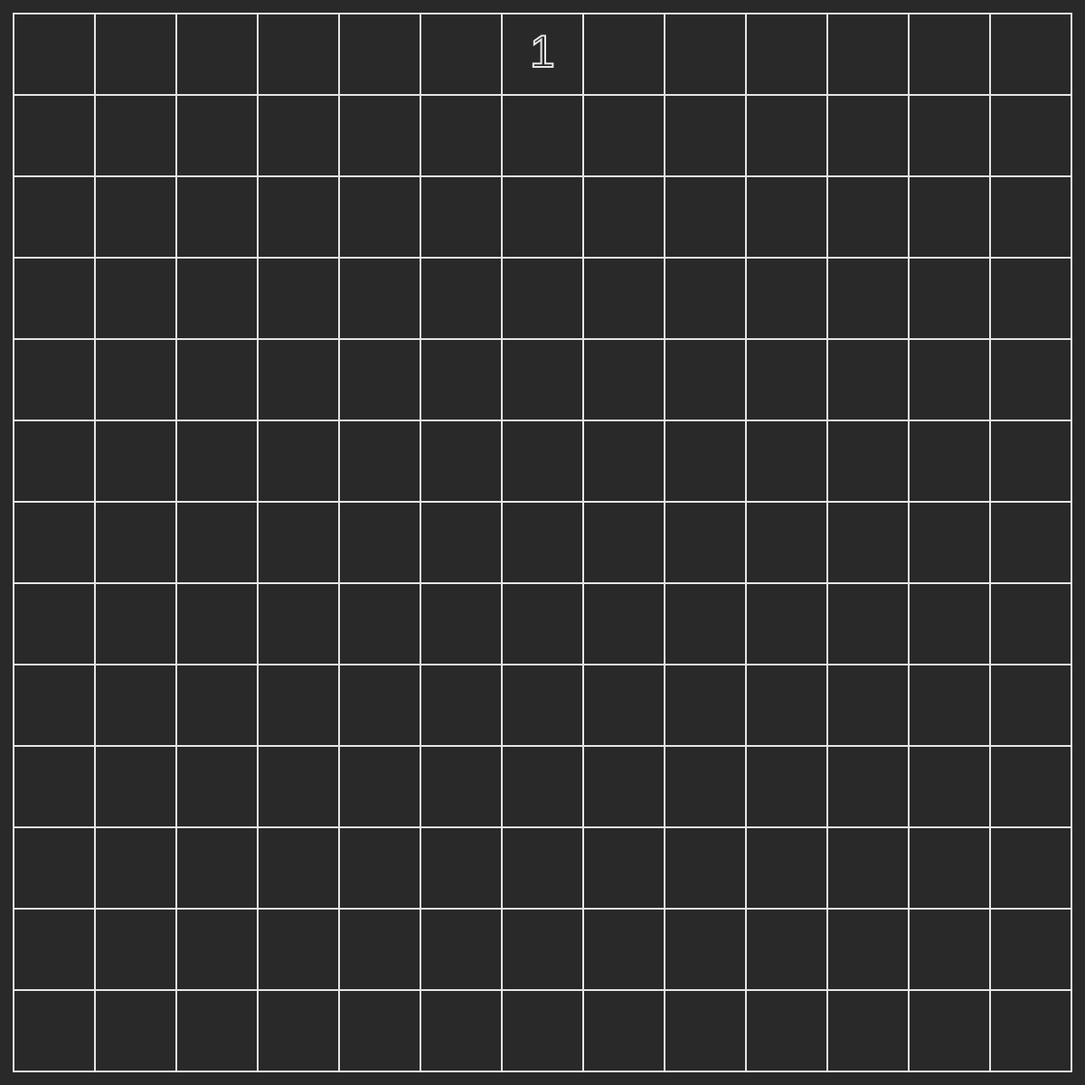
Frame 1 (no input)
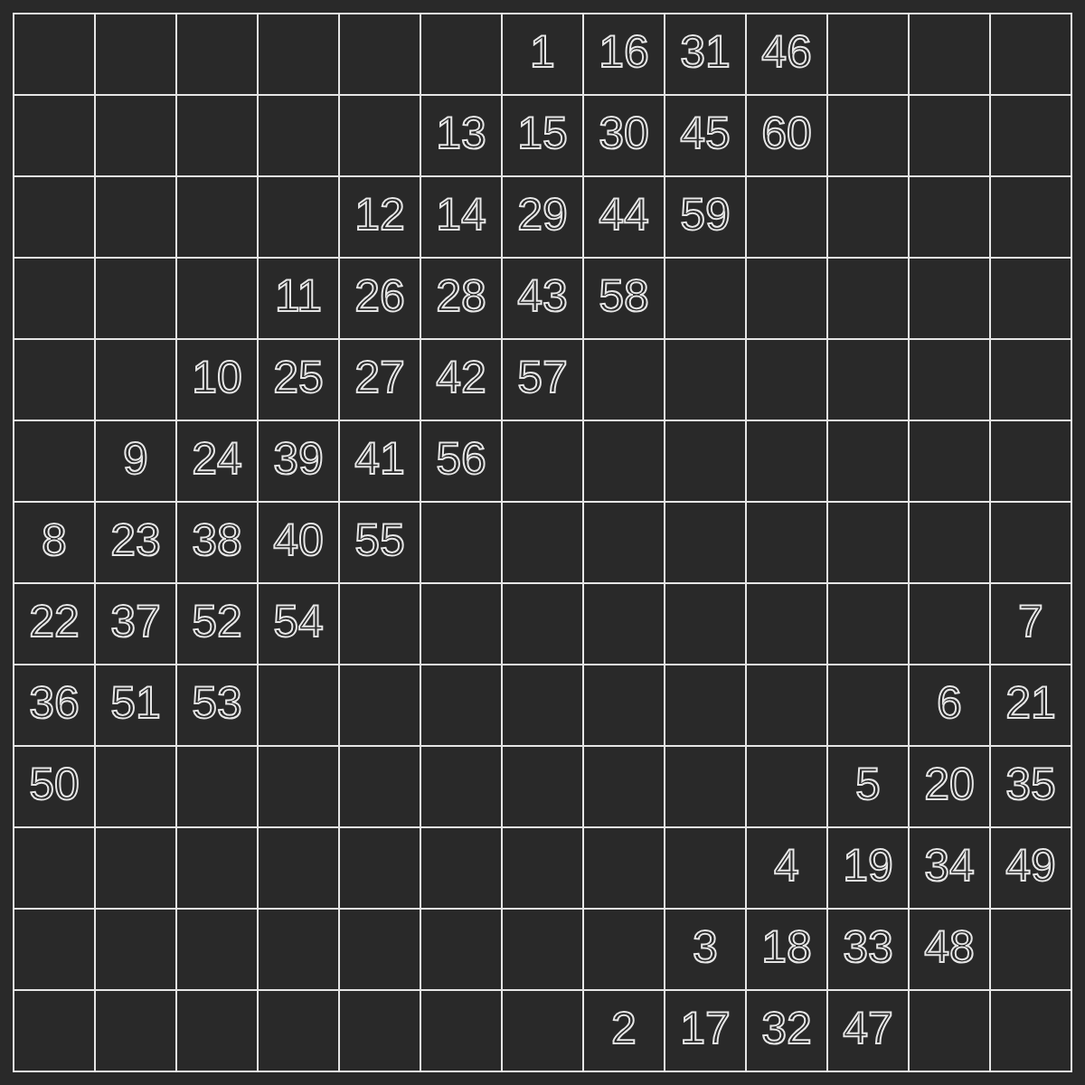
Frame 60 (no input)
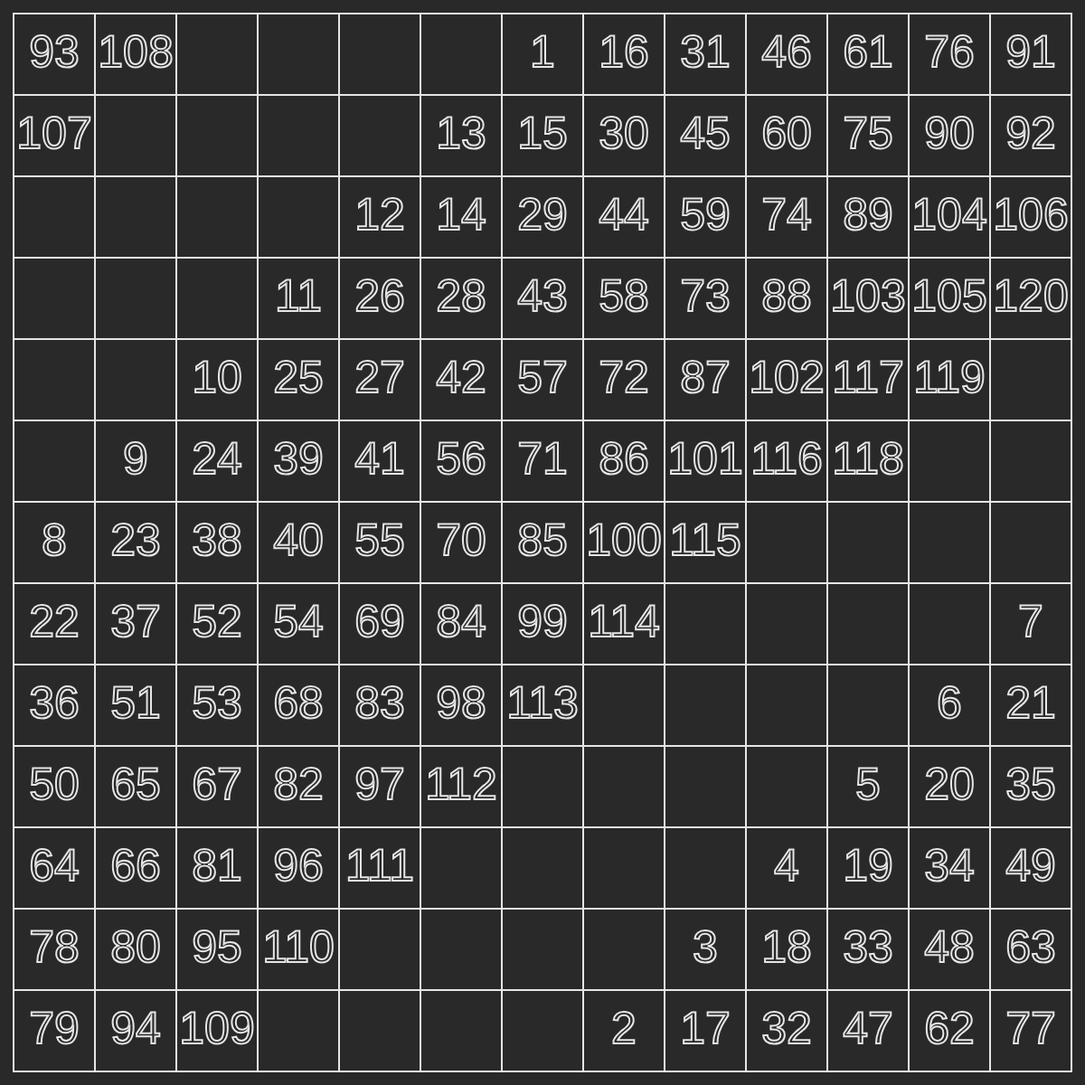
Frame 120 (the mouse pressed at the canvas centre since frame 60)

The p5.js sketch that drew these frames (run headless with seeded random() and noise() and a simulated clock; from frame 60 on, the mouse is pressed at the canvas centre):

// p5.js sketch
// ── sketch.js
let gridSize = 13;
let gridLen = 90;

let cx = Math.floor(gridSize / 2), cy = 0;
let num = 1;
let visited = new Array(gridSize).fill(0).map(() => new Array(gridSize).fill(0));

function drawGrid() {
    let x, y = (height - gridLen * gridSize) / 2;
    stroke(230);
    noFill();
    strokeWeight(2);
    for(let i = 0; i < gridSize; i++) {
        x = (width - gridLen * gridSize) / 2;
        for(let j = 0; j < gridSize; j++) {
            rect(x, y, gridLen, gridLen);
            x += gridLen;            
        }
        y += gridLen;
    }
}

function setup() {
    createCanvas(1200, 1200);    
}

function nextX(px) {
    if(px + 1 >= gridSize) 
        px = 0;
    else
        px += 1;
    return px;
}

function prevY(py) {
    if(py - 1 < 0)
        py = gridSize - 1;
    else
        py -= 1;
    return py;
}

function prevX(px) {
    if(px - 1 < 0)
        px = gridSize - 1;
    else
        px -= 1;
    return px;
}


function nextY(py) {
    if(py + 1 >= gridSize) 
        py = 0;
    else
        py += 1;
    return py;
}

function notValid(x, y) {
    if(visited[x][y] != 0)
        return true;
    return false;
}

function writeNum() {
   
    textSize(50);
    textAlign(CENTER, CENTER);
    for(let i = 0; i < gridSize; i++) {
        for(let j = 0; j < gridSize; j++) {
            if(visited[i][j] != 0) {
                let n = visited[i][j];
                let dx = (width - gridLen * gridSize) / 2;
                dx = dx + (gridLen * (i));
                let dy = (height - gridLen * gridSize) / 2;
                dy = dy + (gridLen * (j));
                text(n, dx + gridLen / 2, dy + gridLen / 2);
            }
        }
    }
    
}

function draw() {
   //frameRate(12);
    background(41);
    drawGrid();

    console.log(cx, cy, num);
    
    visited[cx][cy] = num;
    writeNum();
    num += 1;

    cx = nextX(cx);
    cy = prevY(cy);

    if(notValid(cx, cy)) {
        cy = nextY(cy);
        cy = nextY(cy);
        cx = prevX(cx);
        if(notValid(cx, cy)) {
            console.log("Completed");
            noLoop();
        }
    }
    
}
